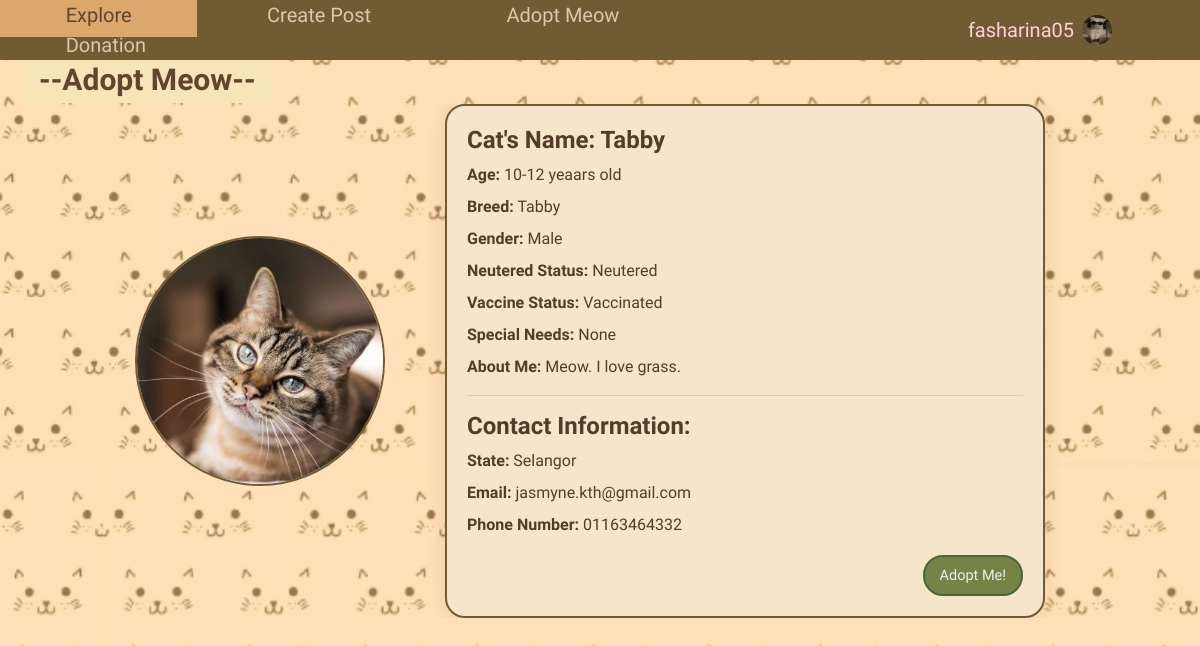
The page /adoptmeow (signed in) on the database its author committed.
### home/models.py (models this page shows, shortened)
class User(db.Model, UserMixin):
    id = db.Column(db.Integer, primary_key=True)
    fullname = db.Column(db.String(120), unique=True, nullable=False)
    email = db.Column(db.String(20), unique=True, nullable=False)
    username = db.Column(db.String(120), unique=True, nullable=False)
    password1 = db.Column(db.String(255), nullable=False)
    password2 = db.Column(db.String(255), nullable=False)
    state = db.Column(db.String(120), nullable=False)
    phonenumber = db.Column(db.String(20), unique=True, nullable=False)
    profile_pic = db.Column(db.String(255), nullable=True)
    unread_notification_count = db.Column(db.Integer, default=0)
    posts = db.relationship('Post', backref='author', lazy=True)
    comments = db.relationship('Comment', backref='author', lazy=True)
    likes = db.relationship('Like', backref='author', lazy=True)
    cats = db.relationship('Cat', backref='owner', lazy=True)
    adoption_notification = db.relationship('AdoptionNotification', backref='cat', lazy=True)

class Cat(db.Model):
    id = db.Column(db.Integer, primary_key=True)
    cat_name = db.Column(db.String(100), nullable=False)
    cat_photo = db.Column(db.String(255), nullable=True)
    cat_age = db.Column(db.Integer, nullable=False)
    cat_breed = db.Column(db.String(100), nullable=False)
    cat_gender = db.Column(db.String(10), nullable=False)
    cat_neutered = db.Column(db.String(10), nullable=False)
    cat_vaccine = db.Column(db.String(10), nullable=False)
    cat_special_needs = db.Column(db.String(100), nullable=False)
    cat_about_me = db.Column(db.String(200), nullable=False)
    user_id = db.Column(db.Integer, db.ForeignKey('user.id'), nullable=False)
    available_for_adoption = db.Column(db.Boolean, default=False)
    date_put_for_adoption = db.Column(db.DateTime, nullable=True)

### home/views.py (the view)
@views.route('/adoptmeow')
@login_required
def adoptmeow():
    profile_pic= url_for('static', filename='default.jpg')
    if current_user.is_authenticated and current_user.profile_pic is not None:
        profile_pic = url_for('static', filename='profile_pics/' + current_user.profile_pic)
    cats = db.session.query(Cat, User.state, User.email, User.phonenumber).join(User, Cat.user_id == User.id).filter(Cat.available_for_adoption == True).order_by(Cat.date_put_for_adoption.desc()).all()
    return render_template('adoptmeow.html', cats=cats, profile_pic=profile_pic)

### home/templates/adoptmeow.html (shortened to what this page needs)
<!DOCTYPE html>
<html>
    <head>
    <link rel="stylesheet" href="https://maxcdn.bootstrapcdn.com/bootstrap/4.0.0/css/bootstrap.min.css">
    <link rel='stylesheet' type='text/css' media='screen' href="{{url_for('static',filename='main.css')}}">
    <div class="navigation">
        <div class="topnav">
        <a href="/mainpage">Explore</a>
        <a href="/createpost">Create Post</a>
        <a href="/adoptmeow">Adopt Meow</a>
        <a href="/donation">Donation</a>
        </div>
        <div class="dropdown">
        <button class="dropbtn">
            {{ current_user.username }}
            <img src="{{ profile_pic }}" class="profilepic">
        </button>
        </div>
    </div>
    </head>
    <body class="catprofilepage">
        <br />
        <p class="profileheader">--Adopt Meow--</p>
        {% if cats %}
        <div class="catprofile_container">
          {% for cat, state, email, phonenumber in cats %}
            <div class="catprofile">
                <div class="cat_pfp">
                    <img src="{{ cat.cat_photo }}" alt="Cat Photo">
                </div>
                <div class="adopt_cat_info">
                    <h4>Cat's Name: {{ cat.cat_name }}</h4>
                    <p><strong>Age:</strong> {{ cat.cat_age }} yeaars old</p>
                    <p><strong>Breed:</strong> {{ cat.cat_breed }}</p>
                    <p><strong>Gender:</strong> {{ cat.cat_gender }}</p>
                    <p><strong>Neutered Status:</strong> {{ cat.cat_neutered }}</p>
                    <p><strong>Vaccine Status:</strong> {{ cat.cat_vaccine }}</p>
                    <p><strong>Special Needs:</strong> {{ cat.cat_special_needs }}</p>
                    <p><strong>About Me:</strong> {{ cat.cat_about_me }}</p>
                    <hr>
                    <h4>Contact Information:</h4>
                    <p><strong>State:</strong> {{ state }}</p>
                    <p><strong>Email:</strong> {{ email }}</p>
                    <p><strong>Phone Number:</strong> {{ phonenumber }}</p>
                    {% if cat.user_id == current_user.id %}
                        <form action="{{ url_for('adoptmeow.remove_adopt_cat', cat_id=cat.id) }}" method="POST" onsubmit="return confirmRemoveAdopt();" >
                            <button type="submit" class="remove_adopt_button">Remove from Adoption</button>
                        </form>
                    {% else %}
                        <form action="{{ url_for('adoptmeow.adopt_cat', cat_id=cat.id) }}" method="POST" onsubmit="return confirmAdopt();" >
                            <button type="submit" class="adopt_button">Adopt Me!</button>
                        </form>
                    {% endif %}
                </div>
            </div>
          {% endfor %}
        </div>
      {% else %}
        <div class="no_cat_fadopt">
            No cats are currently available for adoption.
        </div>
      {% endif %}
</body>
</html>

### home/static/main.css (style rules this page uses)
body { margin: 0; padding: 0; overflow-x: hidden; background-color: #ffdc9c; margin-top: 9%; font-family: 'Short Stack'; }
.navigation { display: flex; justify-content: space-between; align-items: center; padding: 0px; position: fixed; top: 0px; width: 100%; background-color: #705b33; z-index: 1; width: 100%; }
.topnav { background-color: #705b33; flex-grow: 1; color: #f9e4c5; }
.topnav a { text-align: center; padding: 10px 7.4%; text-decoration: none; font-size: 20px; color:#ddc7ab; }
.topnav::after { content: ""; display: table; clear: both; }
.dropdown { position: relative; background-color: #705b33; }
.dropbtn { display: flex; align-items: center; background-color: #705b33; color: rgb(255, 209, 216); padding: 2.1% 80px; font-size: 20px; border: none; cursor: pointer; text-decoration: none; }
.profileheader { color: #62442f; font-size: 30px; padding: 1px 15px; position: absolute; z-index: 0; top: 7%; left: 2%; font-weight: bold; background-color: #f7e5b9; border-radius: 8px; }
.catprofilepage { background-image: url('photos/catbg4.png'); background-size: cover; background-position: center; background-attachment: fixed; margin: 0; padding-top: 80px; color: #553b29; }
.catprofile_container { display: block; flex-wrap: wrap; justify-content: center; gap:40px; margin-top: 20px; margin: 0 auto; width: fit-content; max-width: 100%; text-align: center; }
.catprofile { display: flex; align-items: center; border-radius: 20px; overflow: hidden; margin-bottom: 40px; }
.cat_pfp { width: 250px; height: 250px; border-radius: 50%; border: #705b33 solid 2px; overflow: hidden; margin-right: 40px; flex: 0 0 250px; }
.cat_pfp img { width: 100%; height: 100%; object-fit: cover; }
.cat_info h4, .adopt_cat_info h4 { font-weight: bold; margin-top: 0; text-align: left; }
.profilepic { width: 30px; height: 30px; border-radius: 50%; margin-right: 8px; margin-left: 8px; }
.adopt_cat_info { background-color: #f6e5cb; border-radius: 20px; border: 2px solid #705b33; padding: 20px; flex: 1; width: 600px; max-height: fit-content; box-shadow: 0 0 20px rgba(59, 31, 11,0.1); margin: 0 20px; text-align: left; white-space: normal; align-content: center; overflow-y: auto; overflow-x: hidden; }
.adopt_cat_info p { margin: 8px 0; text-align: left; }
.adopt_button { background-color: #758248; border-radius: 20px; color:#f0f0f0; margin-top: 10px; margin-left: 10px; padding: 8px 15px; float: right; text-decoration: none; font-size: 14.5px; border: #44693b solid 2px; cursor: pointer; }

### rows shown on the page
User: username "fasharina05"
Cat: cat_photo (picture), cat_name "Tabby", cat_age "10-12", cat_breed "Tabby", cat_gender "Male", cat_neutered "Neutered", cat_vaccine "Vaccinated", cat_special_needs "None", cat_about_me "Meow. I love grass.", state "Selangor", email "jasmyne.kth@gmail.com", phonenumber "01163464332"
